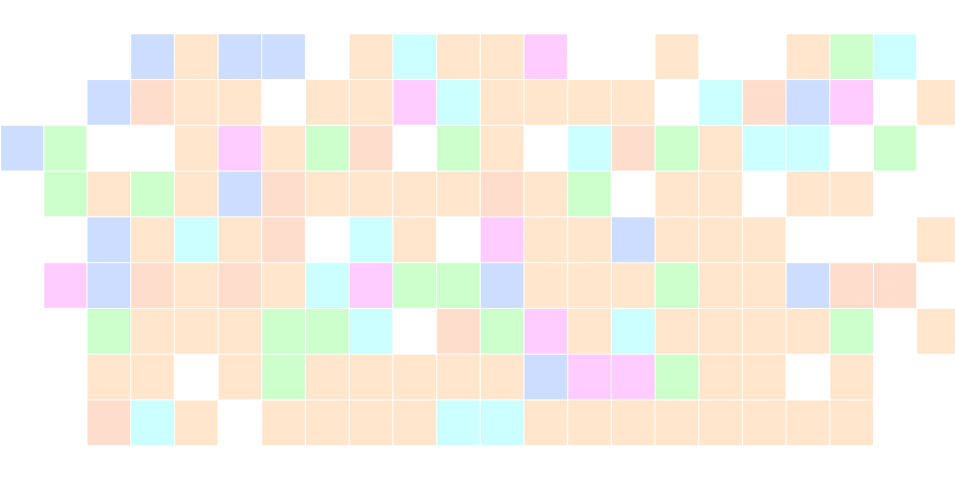
#> input picture sample_image.jpg, 1910 x 959 px (shown at 1/2 size)
$ jupyter execute geometric_transformations.ipynb
#> lines starting #> are read from the running program, lines starting #| are printed output that depends on the picture
# Performing Geometric Transformations on an Image

[cell 1]
import cv2
import numpy as np

[cell 2]
img = cv2.imread("sample_image.jpg")
#> img is the input picture: shape (959, 1910, 3); mean B, G, R 231.8, 241, 245
cv2.imshow("Original", img)
cv2.waitKey(0)
cv2.destroyAllWindows()

## Image Translation

[cell 3]
def translate(image, x, y):
#> called with x = 70, y = -50
    M = np.float32([[1, 0, x], [0, 1, y]])
    shifted = cv2.warpAffine(image, M, (image.shape[1], image.shape[0]))
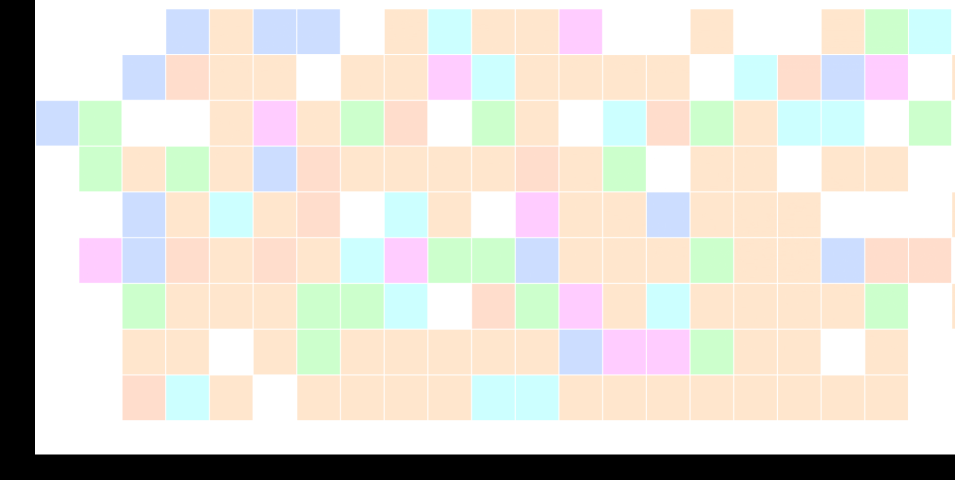
#> shifted: shape (959, 1910, 3) (shown at 1/2 size); mean B, G, R 210.1, 219.1, 222.9
    return shifted

shifted = translate(img, x=70, y=-50)
cv2.imshow("Shifted", shifted)
cv2.waitKey(0)
cv2.destroyAllWindows()

## Image Rotation

[cell 4]
def rotate(image, angle, center=None, scale=1.0):
#> called with angle = 60, scale = 0.2
    (h, w) = image.shape[:2]
#> h = 959; w = 1910

    if center is None:
        center = (w//2, h//2)
#> center = (955, 479)

    M = cv2.getRotationMatrix2D(center, angle, scale)
    rotate = cv2.warpAffine(image, M, (w, h))
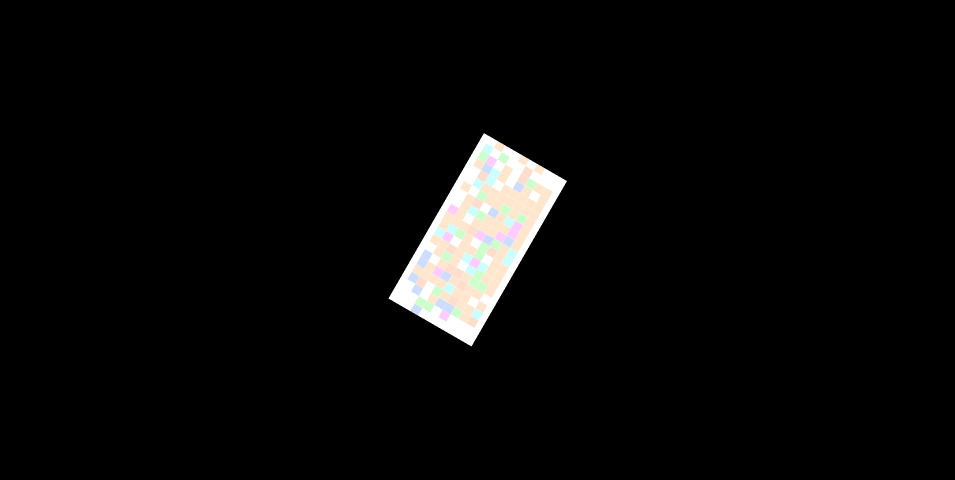
#> rotate: shape (959, 1910, 3) (shown at 1/2 size); mean B, G, R 9.3, 9.6, 9.8
    return rotate

rotated = rotate(img, 60, scale=0.2)
cv2.imshow("Rotated", rotated)
cv2.waitKey(0)
cv2.destroyAllWindows()

## Image Resizing (Maintaining Aspect Ratio)

[cell 5]
def resize(image, width=None, height=None, inter=cv2.INTER_AREA):
#> called with height = 400, inter = 3
    dim=None
    (h, w) = image.shape[:2]
#> h = 959; w = 1910

    if width is None and height is None:
        return image

    if width is None:
        r = height/float(h)
#> r = 0.417
        dim = (int(w*r), height)
#> dim = (796, 400)

    else:
        r = width/float(h)
        dim = (width, int(h*r))

    resized = cv2.resize(image, dim, interpolation=inter)
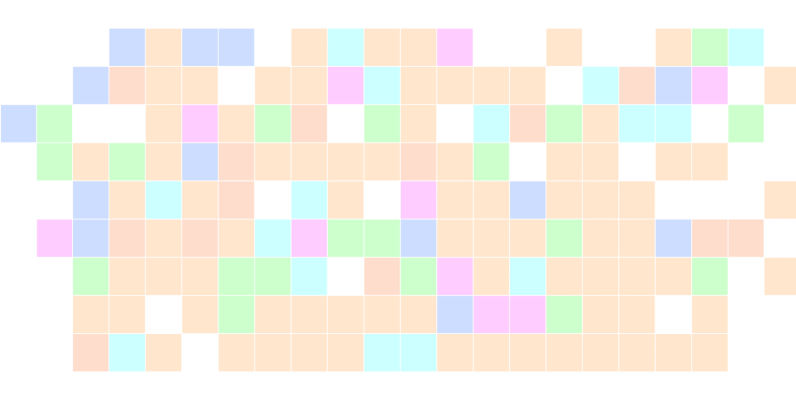
#> resized: shape (400, 796, 3); mean B, G, R 231.8, 241, 245
    return resized

resized = resize(img, height=400)
cv2.imshow("Resized(Height)", resized)
cv2.waitKey(0)
cv2.destroyAllWindows()

## Image Flipping

[cell 6]
flipped_horizontally = cv2.flip(img, 1)
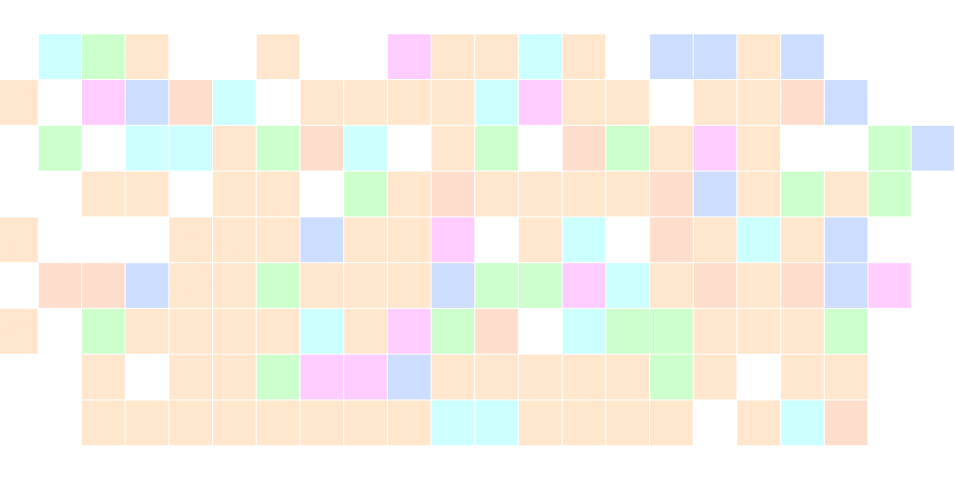
#> flipped_horizontally: shape (959, 1910, 3) (shown at 1/2 size); mean B, G, R 231.8, 241, 245
flipped_vertically = cv2.flip(img, 0)
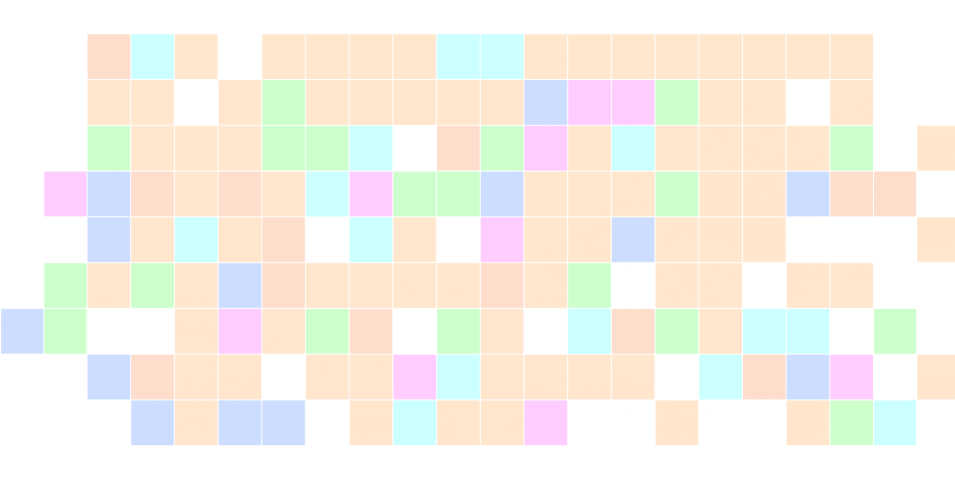
#> flipped_vertically: shape (959, 1910, 3) (shown at 1/2 size); mean B, G, R 231.8, 241, 245
flipped_horizontally_vertically = cv2.flip(img, -1)
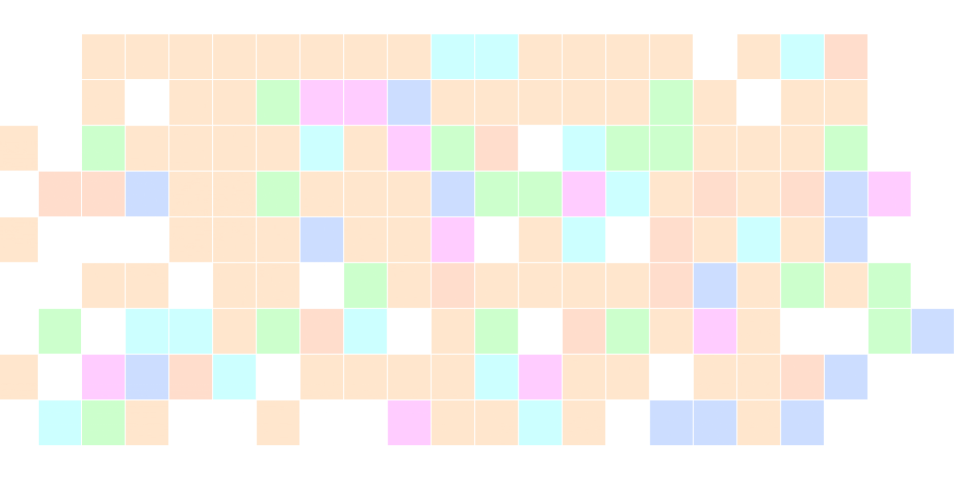
#> flipped_horizontally_vertically: shape (959, 1910, 3) (shown at 1/2 size); mean B, G, R 231.8, 241, 245

cv2.imshow("Flipped Horizontally", flipped_horizontally)
cv2.imshow("Flipped Vertically", flipped_vertically)
cv2.imshow("Flipped Horizontally & Vertically", flipped_horizontally_vertically)
cv2.waitKey(0)
cv2.destroyAllWindows()

## Image Cropping

[cell 7]
cropped = img[500:1400, 100:1800]
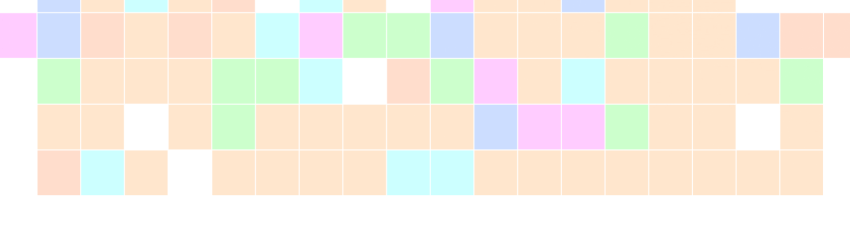
#> cropped: shape (459, 1700, 3) (shown at 1/2 size); mean B, G, R 226.9, 238.9, 244.5
cv2.imshow("Cropped Image", cropped)

cv2.waitKey(0)
cv2.destroyAllWindows()
